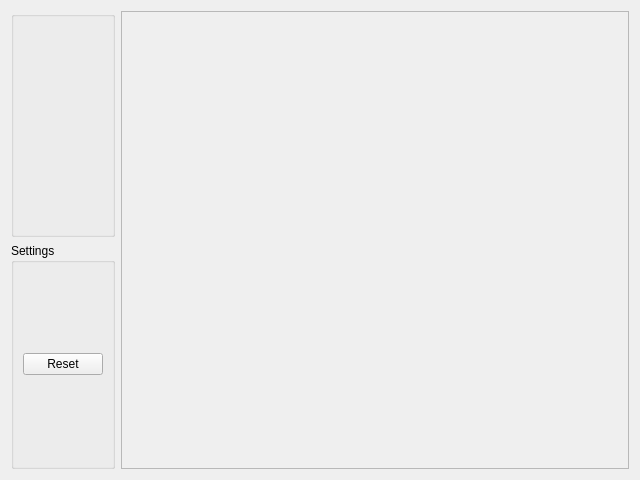
<?xml version="1.0" encoding="UTF-8"?>
<ui version="4.0">
 <class>DiagramAnalyzerWidget</class>
 <widget class="QWidget" name="DiagramAnalyzerWidget">
  <property name="geometry">
   <rect>
    <x>0</x>
    <y>0</y>
    <width>640</width>
    <height>480</height>
   </rect>
  </property>
  <property name="windowTitle">
   <string>Diagram</string>
  </property>
  <property name="windowIcon">
   <iconset resource="../res/icons.qrc">
    <normaloff>:/icons/view-statistics.png</normaloff>:/icons/view-statistics.png</iconset>
  </property>
  <layout class="QGridLayout" name="gridLayout_2">
   <item row="0" column="0">
    <layout class="QVBoxLayout" name="verticalLayout">
     <item>
      <widget class="SourcesSelectionWidget" name="sourcesSelection"/>
     </item>
     <item>
      <widget class="QGroupBox" name="groupBox">
       <property name="title">
        <string>Settings</string>
       </property>
       <layout class="QVBoxLayout" name="verticalLayout_2">
        <item>
         <widget class="QPushButton" name="resetViewportButton">
          <property name="text">
           <string>Reset</string>
          </property>
         </widget>
        </item>
       </layout>
      </widget>
     </item>
    </layout>
   </item>
   <item row="0" column="1">
    <widget class="QFrame" name="frame">
     <property name="sizePolicy">
      <sizepolicy hsizetype="Expanding" vsizetype="Preferred">
       <horstretch>0</horstretch>
       <verstretch>0</verstretch>
      </sizepolicy>
     </property>
     <property name="frameShape">
      <enum>QFrame::StyledPanel</enum>
     </property>
     <property name="frameShadow">
      <enum>QFrame::Raised</enum>
     </property>
     <layout class="QGridLayout" name="gridLayout">
      <item row="0" column="0">
       <widget class="DiagramViewer" name="diagramViewer" native="true"/>
      </item>
     </layout>
    </widget>
   </item>
  </layout>
 </widget>
 <customwidgets>
  <customwidget>
   <class>SourcesSelectionWidget</class>
   <extends>QGroupBox</extends>
   <header location="global">SourcesSelectionWidget.h</header>
   <container>1</container>
  </customwidget>
  <customwidget>
   <class>DiagramViewer</class>
   <extends>QWidget</extends>
   <header location="global">DiagramViewer.h</header>
   <container>1</container>
  </customwidget>
 </customwidgets>
 <resources>
  <include location="../res/icons.qrc"/>
 </resources>
 <connections/>
</ui>
